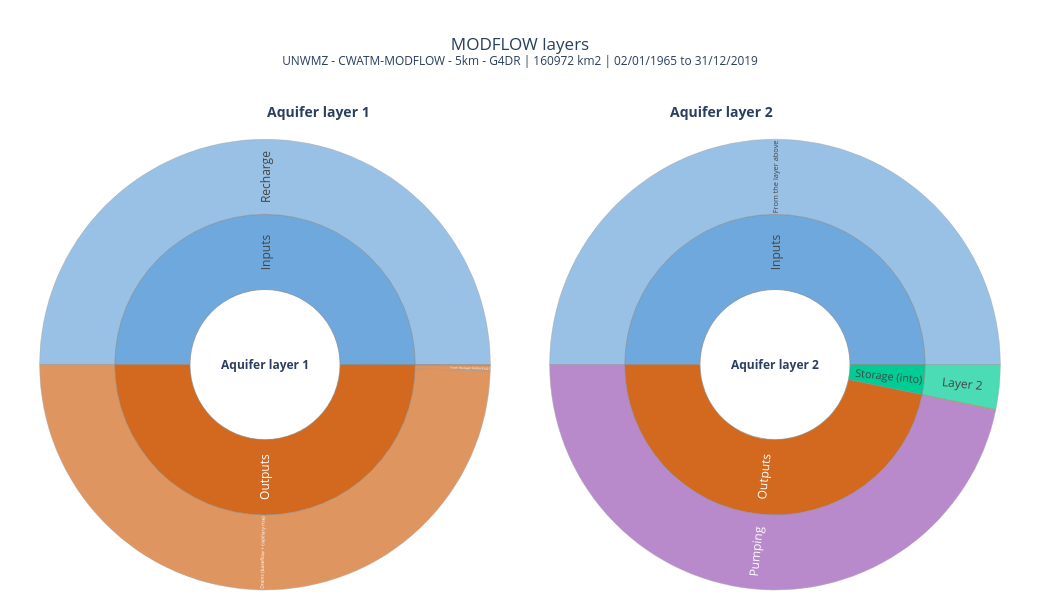

Here is the notebook cell this chart was saved with:
### Code cell
# cell no 14: MODFLOW budget of each aquifer layer next to each other (WaterBalance csv): lateral = net flow from
# the cells of the same layer outside the catchment, flow between the layers, recharge and drains in layer 1, pumping
if GWLAYERS:
    side_by_side([sunburst(n, part_terms(parts[n]), store=False) for n in GWLAYERS], "MODFLOW layers").show()
    print(f"lateral groundwater flow into the catchment (all layers): {flux('gw_lateral'):+.4f} mm")
else:
    print("MODFLOW layers: no MODFLOW or not in this csv (WaterCycle csv: use WaterBalance)")

### Figure 1 — Plotly figure (JSON) as saved in the notebook; plotly's stock layout.template omitted (floating-point values rounded to 4 significant figures)
{"data": [{"branchvalues": "total", "customdata": ["inputs 10305.67 mm (187 mm/yr)<br>balance error +0.0075 mm", "10305.67 mm<br>187.4 mm/yr<br>100.00 % of inputs", "10305.674 mm<br>187.4 mm/yr<br>100.00 % of inputs", "10302.55 mm<br>187.3 mm/yr<br>99.97 % of inputs", "80.389 mm<br>1.5 mm/yr<br>0.78 % of inputs", "10213.205 mm<br>185.7 mm/yr<br>99.10 % of inputs", "6.774 mm<br>0.1 mm/yr<br>0.07 % of inputs", "2.180 mm<br>0.0 mm/yr<br>0.02 % of inputs", "3.12 mm<br>0.1 mm/yr<br>0.03 % of inputs", "+0.0075 mm (+7.2e-07 of inputs)"], "domain": {"x": [0.01, 0.49], "y": [0, 0.92]}, "hovertemplate": "<b>%{label}</b><br>%{customdata}<extra></extra>", "ids": ["<b>Aquifer layer 1</b>", "Aquifer layer 1/In", "Aquifer layer 1/In/Recharge", "Aquifer layer 1/Out", "Aquifer layer 1/Out/From the layer below (neg.)", "Aquifer layer 1/Out/Drains (baseflow + capillary rise)", "Aquifer layer 1/Out/Pumping", "Aquifer layer 1/Out/other (small)", "Aquifer layer 1/S+", "Aquifer layer 1/err"], "insidetextorientation": "radial", "labels": ["<b>Aquifer layer 1</b>", "Inputs", "Recharge", "Outputs", "From the layer below (neg.)", "Drains (baseflow + capillary rise)", "Pumping", "other (small)", "Storage (into)", "Balance error"], "marker": {"colors": ["#ffffff", "#6fa8dc", "#6fa8dc", "#d2691e", "#d2691e", "#d2691e", "#9b59b6", "#d2691e", "#00CC96", "#ffffff"], "line": {"color": "#888", "width": 0.5}}, "parents": ["", "<b>Aquifer layer 1</b>", "Aquifer layer 1/In", "<b>Aquifer layer 1</b>", "Aquifer layer 1/Out", "Aquifer layer 1/Out", "Aquifer layer 1/Out", "Aquifer layer 1/Out", "<b>Aquifer layer 1</b>", "<b>Aquifer layer 1</b>"], "type": "sunburst", "values": [20610.0, 10310.0, 10310.0, 10300.0, 80.39, 10210.0, 6.774, 2.18, 3.119, 0.007462]}, {"branchvalues": "total", "customdata": ["inputs 80.39 mm (1 mm/yr)<br>balance error +0.0000 mm", "80.39 mm<br>1.5 mm/yr<br>100.00 % of inputs", "80.389 mm<br>1.5 mm/yr<br>100.00 % of inputs", "75.25 mm<br>1.4 mm/yr<br>93.61 % of inputs", "0.106 mm<br>0.0 mm/yr<br>0.13 % of inputs", "75.145 mm<br>1.4 mm/yr<br>93.48 % of inputs", "5.14 mm<br>0.1 mm/yr<br>6.39 % of inputs", "5.138 mm<br>0.1 mm/yr<br>6.39 % of inputs", "+0.0000 mm (+1.1e-07 of inputs)"], "domain": {"x": [0.51, 0.99], "y": [0, 0.92]}, "hovertemplate": "<b>%{label}</b><br>%{customdata}<extra></extra>", "ids": ["<b>Aquifer layer 2</b>", "Aquifer layer 2/In", "Aquifer layer 2/In/From the layer above", "Aquifer layer 2/Out", "Aquifer layer 2/Out/Lateral inflow (neg.)", "Aquifer layer 2/Out/Pumping", "Aquifer layer 2/S+", "Aquifer layer 2/S+/Layer 2", "Aquifer layer 2/err"], "insidetextorientation": "radial", "labels": ["<b>Aquifer layer 2</b>", "Inputs", "From the layer above", "Outputs", "Lateral inflow (neg.)", "Pumping", "Storage (into)", "Layer 2", "Balance error"], "marker": {"colors": ["#ffffff", "#6fa8dc", "#6fa8dc", "#d2691e", "#d2691e", "#9b59b6", "#00CC96", "#00CC96", "#ffffff"], "line": {"color": "#888", "width": 0.5}}, "parents": ["", "<b>Aquifer layer 2</b>", "Aquifer layer 2/In", "<b>Aquifer layer 2</b>", "Aquifer layer 2/Out", "Aquifer layer 2/Out", "<b>Aquifer layer 2</b>", "Aquifer layer 2/S+", "<b>Aquifer layer 2</b>"], "type": "sunburst", "values": [160.8, 80.39, 80.39, 75.25, 0.106, 75.15, 5.138, 5.138, 8.576e-06]}], "layout": {"annotations": [{"font": {"size": 14}, "showarrow": false, "text": "<b>Aquifer layer 1</b>", "x": 0.25, "xref": "paper", "y": 1, "yref": "paper"}, {"font": {"size": 14}, "showarrow": false, "text": "<b>Aquifer layer 2</b>", "x": 0.75, "xref": "paper", "y": 1, "yref": "paper"}], "height": 600, "margin": {"b": 10, "l": 10, "r": 10, "t": 100}, "title": {"text": "MODFLOW layers<br><sup>UNWMZ - CWATM-MODFLOW - 5km - G4DR | 160972 km2 | 02/01/1965 to 31/12/2019</sup>", "x": 0.5}, "width": 1040}}
